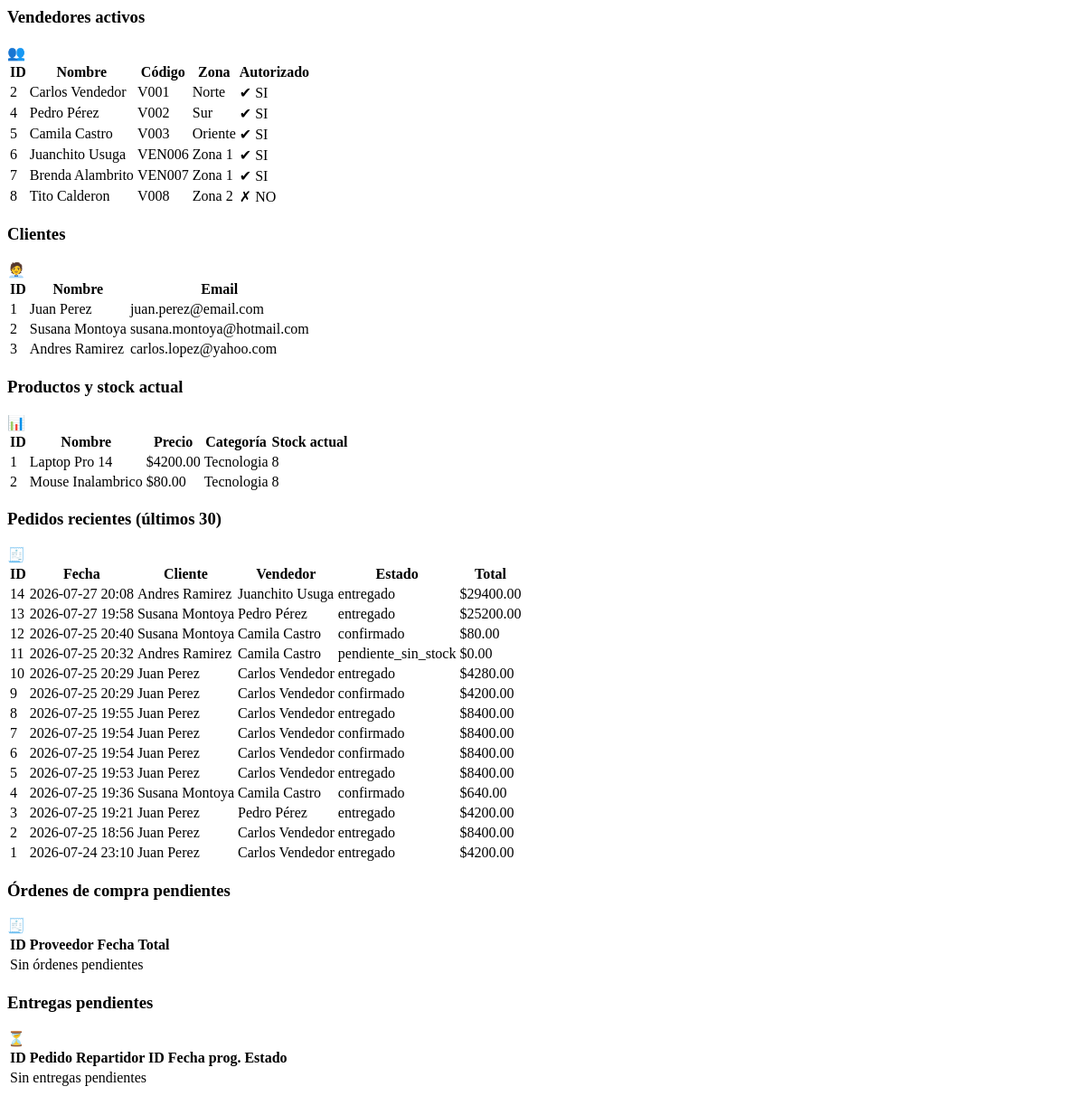
Page /_partial/consultas on the earlier database version.
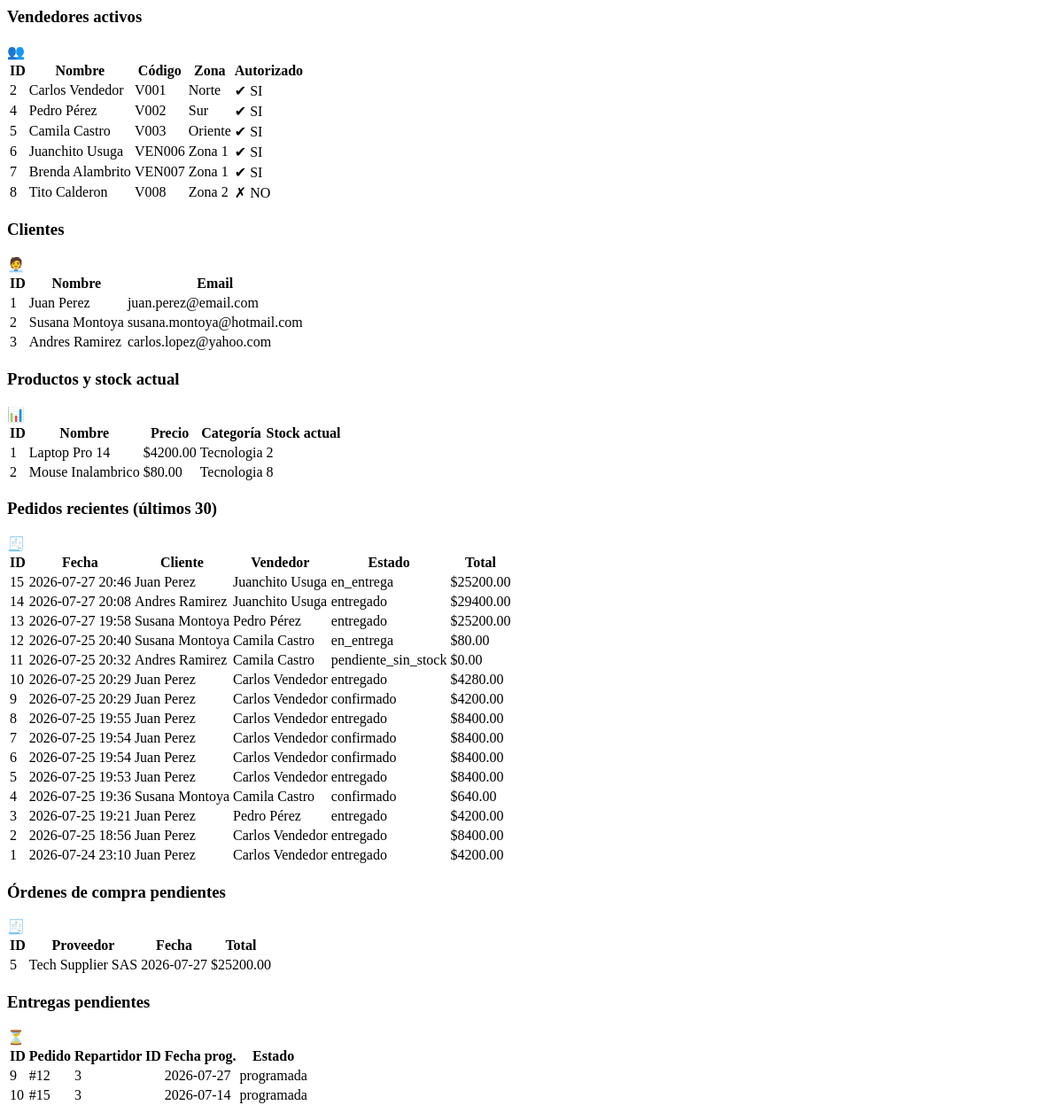
Same page on the later database version.
### tables this page shows
CREATE TABLE employees (
                id INTEGER PRIMARY KEY AUTOINCREMENT,
                nombre TEXT NOT NULL,
                email TEXT NOT NULL,
                cargo TEXT NOT NULL,
                estado TEXT NOT NULL,
                is_seller INTEGER NOT NULL DEFAULT 0,
                codigo_vendedor TEXT,
                zona TEXT
            );

CREATE TABLE clients (
                id INTEGER PRIMARY KEY AUTOINCREMENT,
                nombre TEXT NOT NULL,
                telefono TEXT NOT NULL,
                email TEXT NOT NULL,
                direccion TEXT NOT NULL
            );

CREATE TABLE products (
                id INTEGER PRIMARY KEY AUTOINCREMENT,
                nombre TEXT NOT NULL,
                descripcion TEXT NOT NULL,
                precio REAL NOT NULL,
                categoria TEXT NOT NULL,
                default_provider_id INTEGER NOT NULL,
                FOREIGN KEY (default_provider_id) REFERENCES providers(id)
            );

CREATE TABLE orders (
                id INTEGER PRIMARY KEY AUTOINCREMENT,
                cliente_id INTEGER NOT NULL,
                vendedor_id INTEGER NOT NULL,
                fecha TEXT NOT NULL,
                estado TEXT NOT NULL,
                total REAL NOT NULL,
                FOREIGN KEY (cliente_id) REFERENCES clients(id),
                FOREIGN KEY (vendedor_id) REFERENCES employees(id)
            );

CREATE TABLE purchase_orders (
                id INTEGER PRIMARY KEY AUTOINCREMENT,
                proveedor_id INTEGER NOT NULL,
                fecha TEXT NOT NULL,
                estado TEXT NOT NULL,
                total REAL NOT NULL,
                FOREIGN KEY (proveedor_id) REFERENCES providers(id)
            );

CREATE TABLE providers (
                id INTEGER PRIMARY KEY AUTOINCREMENT,
                nombre TEXT NOT NULL,
                nit TEXT NOT NULL,
                contacto TEXT NOT NULL,
                email TEXT NOT NULL
            );

CREATE TABLE deliveries (
                id INTEGER PRIMARY KEY AUTOINCREMENT,
                pedido_id INTEGER NOT NULL UNIQUE,
                repartidor_id INTEGER NOT NULL,
                fecha_programada TEXT NOT NULL,
                fecha_real TEXT,
                estado TEXT NOT NULL,
                direccion_destino TEXT NOT NULL,
                FOREIGN KEY (pedido_id) REFERENCES orders(id),
                FOREIGN KEY (repartidor_id) REFERENCES employees(id)
            );

### src_web/app.py (the view)
    @app.get('/_partial/consultas')
    def partial_consultas():
        servicios = get_servicios()
        vendedores = servicios.componentes_rrhh.listarVendedoresActivos()
        clientes = servicios.componentes_clientes.listarClientes()
        productos = servicios.componentes_catalogo.listarProductos()
        ordenes_pendientes = servicios.componentes_ordenes.listarOrdenesPendientes()
        entregas_pendientes = servicios.componentes_entregas.listarEntregasPendientes()
        stock_actual = {
            row['product_id']: row['cantidad_disponible']
            for row in servicios.db.conn.execute('SELECT product_id, cantidad_disponible FROM stock')
        }
        pedidos = list(servicios.db.conn.execute(
            """
            SELECT o.id, o.fecha, o.estado, o.total, c.nombre AS cliente, e.nombre AS vendedor
            FROM orders o
            JOIN clients c ON c.id = o.cliente_id
            JOIN employees e ON e.id = o.vendedor_id
            ORDER BY o.id DESC
            LIMIT 30
            """
        ))
        return render_template('_consultas.html',
                               vendedores=vendedores,
                               clientes=clientes,
                               productos=productos,
                               ordenes_pendientes=ordenes_pendientes,
                               entregas_pendientes=entregas_pendientes,
                               stock_actual=stock_actual,
                               pedidos=pedidos)

### src_shared/components.py (called while the page is built)
    def listarVendedoresActivos(self) -> List[sqlite3.Row]:
        return list(
            self.db.conn.execute(
                """
                SELECT e.id, e.nombre, e.codigo_vendedor, e.zona,
                       COALESCE(sa.activa, 0) AS autorizado
                FROM employees e
                LEFT JOIN seller_authorizations sa ON sa.seller_id = e.id
                WHERE e.is_seller = 1 AND e.estado = 'activo'
                ORDER BY e.id
                """
            )
        )

    def listarProductos(self) -> List[sqlite3.Row]:
        return list(self.db.conn.execute("SELECT * FROM products ORDER BY id"))

    def listarClientes(self) -> List[sqlite3.Row]:
        return list(self.db.conn.execute("SELECT * FROM clients ORDER BY id"))

    def listarOrdenesPendientes(self) -> List[sqlite3.Row]:
        return list(
            self.db.conn.execute(
                """
                SELECT po.id, p.nombre AS proveedor, po.fecha, po.total
                FROM purchase_orders po
                JOIN providers p ON p.id = po.proveedor_id
                WHERE po.estado = 'pendiente'
                ORDER BY po.id
                """
            )
        )

    def listarEntregasPendientes(self) -> List[sqlite3.Row]:
        return list(
            self.db.conn.execute(
                """
                SELECT id, pedido_id, repartidor_id, fecha_programada, estado
                FROM deliveries
                WHERE estado = 'programada'
                ORDER BY id
                """
            )
        )

### src_shared/database.py (called while the page is built, shortened)
    def seed(self) -> None:
        existing = self.conn.execute("SELECT COUNT(1) FROM employees").fetchone()[0]
        if existing > 0:
            return

    def close(self) -> None:
        self.conn.close()

### src_web/templates/_consultas.html
<section id="tab-consultas" class="tab-panel">
    <div class="split">
        <div class="card">
            <div class="card-title-row">
                <h3>Vendedores activos</h3>
                <span class="card-icon" aria-hidden="true">👥</span>
            </div>
            <div class="table-wrap">
                <table class="data-table">
                    <thead>
                        <tr>
                            <th>ID</th>
                            <th>Nombre</th>
                            <th>Código</th>
                            <th>Zona</th>
                            <th>Autorizado</th>
                        </tr>
                    </thead>
                    <tbody>
                        {% for v in vendedores %}
                        <tr>
                            <td>{{ v.id }}</td>
                            <td>{{ v.nombre }}</td>
                            <td>{{ v.codigo_vendedor }}</td>
                            <td>{{ v.zona }}</td>
                            <td>
                                <span class="status-chip {{ 'status-ok' if v.autorizado == 1 else 'status-off' }}">
                                    {{ "✔ SI" if v.autorizado == 1 else "✗ NO" }}
                                </span>
                            </td>
                        </tr>
                        {% endfor %}
                    </tbody>
                </table>
            </div>
        </div>
        <div class="card">
            <div class="card-title-row">
                <h3>Clientes</h3>
                <span class="card-icon" aria-hidden="true">🧑‍💼</span>
            </div>
            <div class="table-wrap">
                <table class="data-table">
                    <thead>
                        <tr>
                            <th>ID</th>
                            <th>Nombre</th>
                            <th>Email</th>
                        </tr>
                    </thead>
                    <tbody>
                        {% for c in clientes %}
                        <tr>
                            <td>{{ c.id }}</td>
                            <td>{{ c.nombre }}</td>
                            <td>{{ c.email }}</td>
                        </tr>
                        {% endfor %}
                    </tbody>
                </table>
            </div>
        </div>
    </div>
    <div class="card">
        <div class="card-title-row">
            <h3>Productos y stock actual</h3>
            <span class="card-icon" aria-hidden="true">📊</span>
        </div>
        <div class="table-wrap">
            <table class="data-table">
                <thead>
                    <tr>
                        <th>ID</th>
                        <th>Nombre</th>
                        <th>Precio</th>
                        <th>Categoría</th>
                        <th>Stock actual</th>
                    </tr>
                </thead>
                <tbody>
                    {% for p in productos %}
                    <tr>
                        <td>{{ p.id }}</td>
                        <td>{{ p.nombre }}</td>
                        <td>${{ "%.2f"|format(p.precio) }}</td>
                        <td>{{ p.categoria }}</td>
                        <td>{{ stock_actual.get(p.id, 0) }}</td>
                    </tr>
                    {% endfor %}
                </tbody>
            </table>
        </div>
    </div>
    <div class="card">
        <div class="card-title-row">
            <h3>Pedidos recientes (últimos 30)</h3>
            <span class="card-icon" aria-hidden="true">🧾</span>
        </div>
        <div class="table-wrap">
            <table class="data-table">
                <thead>
                    <tr>
                        <th>ID</th>
                        <th>Fecha</th>
                        <th>Cliente</th>
                        <th>Vendedor</th>
                        <th>Estado</th>
                        <th>Total</th>
                    </tr>
                </thead>
                <tbody>
                    {% for p in pedidos %}
                    <tr>
                        <td>{{ p.id }}</td>
                        <td>{{ p.fecha[:16] }}</td>
                        <td>{{ p.cliente }}</td>
                        <td>{{ p.vendedor }}</td>
                        <td>{{ p.estado }}</td>
                        <td>${{ "%.2f"|format(p.total) }}</td>
                    </tr>
                    {% endfor %}
                </tbody>
            </table>
        </div>
    </div>
    <div class="split">
        <div class="card">
            <div class="card-title-row">
                <h3>Órdenes de compra pendientes</h3>
                <span class="card-icon" aria-hidden="true">🧾</span>
            </div>
            <div class="table-wrap">
                <table class="data-table">
                    <thead>
                        <tr>
                            <th>ID</th>
                            <th>Proveedor</th>
                            <th>Fecha</th>
                            <th>Total</th>
                        </tr>
                    </thead>
                    <tbody>
                        {% for o in ordenes_pendientes %}
                        <tr>
                            <td>{{ o.id }}</td>
                            <td>{{ o.proveedor }}</td>
                            <td>{{ o.fecha[:10] }}</td>
                            <td>${{ "%.2f"|format(o.total) }}</td>
                        </tr>
                        {% endfor %}
                        {% if not ordenes_pendientes %}
                        <tr>
                            <td colspan="4" class="table-empty">Sin órdenes pendientes</td>
                        </tr>
                        {% endif %}
                    </tbody>
                </table>
            </div>
        </div>
        <div class="card">
            <div class="card-title-row">
                <h3>Entregas pendientes</h3>
                <span class="card-icon" aria-hidden="true">⏳</span>
            </div>
            <div class="table-wrap">
                <table class="data-table">
                    <thead>
                        <tr>
                            <th>ID</th>
                            <th>Pedido</th>
                            <th>Repartidor ID</th>
                            <th>Fecha prog.</th>
                            <th>Estado</th>
                        </tr>
                    </thead>
                    <tbody>
                        {% for e in entregas_pendientes %}
                        <tr>
                            <td>{{ e.id }}</td>
                            <td>#{{ e.pedido_id }}</td>
                            <td>{{ e.repartidor_id }}</td>
                            <td>{{ e.fecha_programada }}</td>
                            <td>{{ e.estado }}</td>
                        </tr>
                        {% endfor %}
                        {% if not entregas_pendientes %}
                        <tr>
                            <td colspan="5" class="table-empty">Sin entregas pendientes</td>
                        </tr>
                        {% endif %}
                    </tbody>
                </table>
            </div>
        </div>
    </div>
</section>

Differences in the rows shown:
computed for products "Laptop Pro 14": get "8" → "2"
added orders: id "15", fecha "2026-07-27 20:46", cliente "Juan Perez", vendedor "Juanchito Usuga", estado "en_entrega", total "25200.00"
changed orders id 12: estado "confirmado" → "en_entrega"
added purchase_orders: id "5", proveedor "Tech Supplier SAS", fecha "2026-07-27", total "25200.00"
added deliveries: id "9", pedido_id "12", repartidor_id "3", fecha_programada "2026-07-27", estado "programada"
added deliveries: id "10", pedido_id "15", repartidor_id "3", fecha_programada "2026-07-14", estado "programada"
Other differences:
text no longer shown: "Sin órdenes pendientes Sin entregas pendientes"
